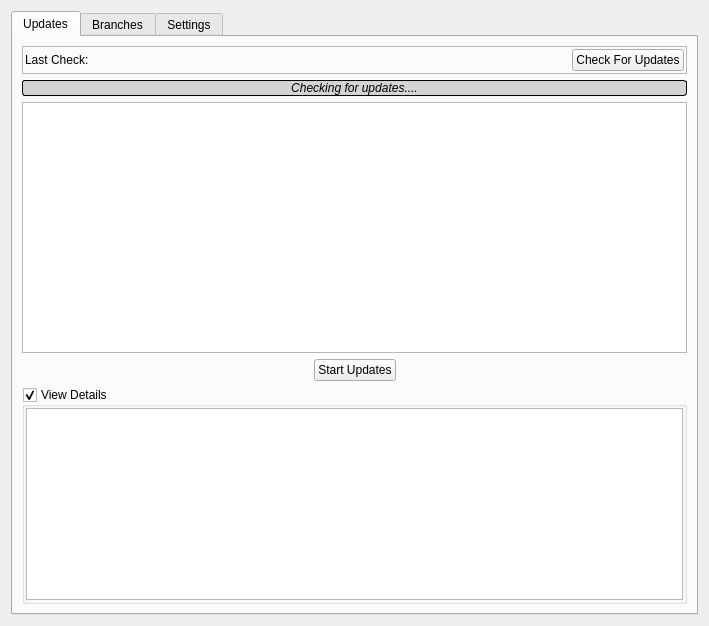
<?xml version="1.0" encoding="UTF-8"?>
<ui version="4.0">
 <class>updates_ui</class>
 <widget class="QWidget" name="updates_ui">
  <property name="geometry">
   <rect>
    <x>0</x>
    <y>0</y>
    <width>709</width>
    <height>626</height>
   </rect>
  </property>
  <property name="windowTitle">
   <string>Form</string>
  </property>
  <layout class="QVBoxLayout" name="verticalLayout">
   <item>
    <widget class="QTabWidget" name="tabWidget">
     <property name="tabPosition">
      <enum>QTabWidget::North</enum>
     </property>
     <property name="currentIndex">
      <number>0</number>
     </property>
     <widget class="QWidget" name="tab">
      <attribute name="icon">
       <iconset resource="../../icons/icons.qrc">
        <normaloff>:/icons/black/download.svg</normaloff>:/icons/black/download.svg</iconset>
      </attribute>
      <attribute name="title">
       <string>Updates</string>
      </attribute>
      <layout class="QGridLayout" name="gridLayout">
       <item row="2" column="0">
        <widget class="QStackedWidget" name="stacked_updates">
         <property name="currentIndex">
          <number>0</number>
         </property>
         <widget class="QWidget" name="page_updates">
          <layout class="QVBoxLayout" name="verticalLayout_3">
           <property name="leftMargin">
            <number>0</number>
           </property>
           <property name="topMargin">
            <number>0</number>
           </property>
           <property name="rightMargin">
            <number>0</number>
           </property>
           <property name="bottomMargin">
            <number>0</number>
           </property>
           <item>
            <widget class="QTreeWidget" name="tree_updates">
             <property name="animated">
              <bool>true</bool>
             </property>
             <property name="headerHidden">
              <bool>true</bool>
             </property>
             <column>
              <property name="text">
               <string notr="true">1</string>
              </property>
             </column>
            </widget>
           </item>
           <item>
            <layout class="QHBoxLayout" name="horizontalLayout">
             <item>
              <spacer name="horizontalSpacer_2">
               <property name="orientation">
                <enum>Qt::Horizontal</enum>
               </property>
               <property name="sizeHint" stdset="0">
                <size>
                 <width>40</width>
                 <height>20</height>
                </size>
               </property>
              </spacer>
             </item>
             <item>
              <widget class="QPushButton" name="push_start_updates">
               <property name="text">
                <string>Start Updates</string>
               </property>
               <property name="icon">
                <iconset resource="../../icons/icons.qrc">
                 <normaloff>:/icons/black/triangle-right-circled-border.svg</normaloff>:/icons/black/triangle-right-circled-border.svg</iconset>
               </property>
              </widget>
             </item>
             <item>
              <spacer name="horizontalSpacer_3">
               <property name="orientation">
                <enum>Qt::Horizontal</enum>
               </property>
               <property name="sizeHint" stdset="0">
                <size>
                 <width>40</width>
                 <height>20</height>
                </size>
               </property>
              </spacer>
             </item>
            </layout>
           </item>
           <item>
            <widget class="QGroupBox" name="group_up_details">
             <property name="sizePolicy">
              <sizepolicy hsizetype="Preferred" vsizetype="Preferred">
               <horstretch>0</horstretch>
               <verstretch>0</verstretch>
              </sizepolicy>
             </property>
             <property name="title">
              <string>View Details</string>
             </property>
             <property name="checkable">
              <bool>true</bool>
             </property>
             <layout class="QVBoxLayout" name="verticalLayout_2">
              <property name="leftMargin">
               <number>1</number>
              </property>
              <property name="topMargin">
               <number>1</number>
              </property>
              <property name="rightMargin">
               <number>1</number>
              </property>
              <property name="bottomMargin">
               <number>1</number>
              </property>
              <item>
               <widget class="QTextEdit" name="text_details">
                <property name="sizePolicy">
                 <sizepolicy hsizetype="Expanding" vsizetype="Preferred">
                  <horstretch>0</horstretch>
                  <verstretch>0</verstretch>
                 </sizepolicy>
                </property>
                <property name="readOnly">
                 <bool>true</bool>
                </property>
               </widget>
              </item>
             </layout>
            </widget>
           </item>
          </layout>
         </widget>
         <widget class="QWidget" name="page_stat">
          <layout class="QVBoxLayout" name="page_stat_layout">
           <property name="leftMargin">
            <number>0</number>
           </property>
           <property name="topMargin">
            <number>0</number>
           </property>
           <property name="rightMargin">
            <number>0</number>
           </property>
           <property name="bottomMargin">
            <number>0</number>
           </property>
           <item>
            <widget class="QLabel" name="label_uptodate">
             <property name="styleSheet">
              <string notr="true">border: 1px solid darkgrey; border-radius: 3px; background: lightblue;</string>
             </property>
             <property name="text">
              <string>System is up to date!!</string>
             </property>
             <property name="alignment">
              <set>Qt::AlignCenter</set>
             </property>
            </widget>
           </item>
           <item>
            <widget class="QLabel" name="label_rebootrequired">
             <property name="styleSheet">
              <string notr="true">border: 1px solid darkgrey; border-radius: 3px; background: lightyellow;</string>
             </property>
             <property name="text">
              <string>Reboot Required to Finish Updates</string>
             </property>
             <property name="alignment">
              <set>Qt::AlignCenter</set>
             </property>
            </widget>
           </item>
           <item>
            <spacer name="verticalSpacer_2">
             <property name="orientation">
              <enum>Qt::Vertical</enum>
             </property>
             <property name="sizeHint" stdset="0">
              <size>
               <width>20</width>
               <height>0</height>
              </size>
             </property>
            </spacer>
           </item>
          </layout>
         </widget>
         <widget class="QWidget" name="page_uprunning">
          <layout class="QVBoxLayout" name="verticalLayout_4">
           <property name="leftMargin">
            <number>0</number>
           </property>
           <property name="topMargin">
            <number>0</number>
           </property>
           <property name="rightMargin">
            <number>0</number>
           </property>
           <property name="bottomMargin">
            <number>0</number>
           </property>
           <item>
            <widget class="QGroupBox" name="group_up_log">
             <property name="sizePolicy">
              <sizepolicy hsizetype="Preferred" vsizetype="Expanding">
               <horstretch>0</horstretch>
               <verstretch>0</verstretch>
              </sizepolicy>
             </property>
             <property name="title">
              <string>System Performing Updates:</string>
             </property>
             <layout class="QVBoxLayout" name="verticalLayout_5">
              <property name="leftMargin">
               <number>1</number>
              </property>
              <property name="topMargin">
               <number>1</number>
              </property>
              <property name="rightMargin">
               <number>1</number>
              </property>
              <property name="bottomMargin">
               <number>1</number>
              </property>
              <item>
               <widget class="QTextEdit" name="text_up_log">
                <property name="readOnly">
                 <bool>true</bool>
                </property>
               </widget>
              </item>
              <item>
               <layout class="QHBoxLayout" name="horizontalLayout_5">
                <item>
                 <spacer name="horizontalSpacer_6">
                  <property name="orientation">
                   <enum>Qt::Horizontal</enum>
                  </property>
                  <property name="sizeHint" stdset="0">
                   <size>
                    <width>40</width>
                    <height>20</height>
                   </size>
                  </property>
                 </spacer>
                </item>
                <item>
                 <widget class="QPushButton" name="push_stop_updates">
                  <property name="text">
                   <string>Stop Updates</string>
                  </property>
                  <property name="icon">
                   <iconset resource="../../icons/icons.qrc">
                    <normaloff>:/icons/black/stop-circled.svg</normaloff>:/icons/black/stop-circled.svg</iconset>
                  </property>
                 </widget>
                </item>
                <item>
                 <spacer name="horizontalSpacer_7">
                  <property name="orientation">
                   <enum>Qt::Horizontal</enum>
                  </property>
                  <property name="sizeHint" stdset="0">
                   <size>
                    <width>40</width>
                    <height>20</height>
                   </size>
                  </property>
                 </spacer>
                </item>
               </layout>
              </item>
             </layout>
            </widget>
           </item>
          </layout>
         </widget>
        </widget>
       </item>
       <item row="0" column="0">
        <widget class="QFrame" name="frame_lastcheck">
         <property name="frameShape">
          <enum>QFrame::StyledPanel</enum>
         </property>
         <property name="frameShadow">
          <enum>QFrame::Raised</enum>
         </property>
         <layout class="QHBoxLayout" name="horizontalLayout_6">
          <property name="leftMargin">
           <number>2</number>
          </property>
          <property name="topMargin">
           <number>2</number>
          </property>
          <property name="rightMargin">
           <number>2</number>
          </property>
          <property name="bottomMargin">
           <number>2</number>
          </property>
          <item>
           <widget class="QLabel" name="label_lastcheck">
            <property name="sizePolicy">
             <sizepolicy hsizetype="Expanding" vsizetype="Preferred">
              <horstretch>0</horstretch>
              <verstretch>0</verstretch>
             </sizepolicy>
            </property>
            <property name="text">
             <string notr="true">Last Check:</string>
            </property>
           </widget>
          </item>
          <item>
           <widget class="QPushButton" name="push_check_updates">
            <property name="text">
             <string>Check For Updates</string>
            </property>
            <property name="icon">
             <iconset resource="../../icons/icons.qrc">
              <normaloff>:/icons/black/sync.svg</normaloff>:/icons/black/sync.svg</iconset>
            </property>
           </widget>
          </item>
         </layout>
        </widget>
       </item>
       <item row="1" column="0">
        <widget class="QLabel" name="label_checking">
         <property name="font">
          <font>
           <italic>true</italic>
          </font>
         </property>
         <property name="styleSheet">
          <string notr="true">QLabel{ background: lightgray; border: 1px solid black; border-radius: 3px; color: black; }</string>
         </property>
         <property name="text">
          <string>Checking for updates....</string>
         </property>
         <property name="alignment">
          <set>Qt::AlignCenter</set>
         </property>
        </widget>
       </item>
      </layout>
     </widget>
     <widget class="QWidget" name="tab_2">
      <attribute name="icon">
       <iconset resource="../../icons/icons.qrc">
        <normaloff>:/icons/black/repeat.svg</normaloff>:/icons/black/repeat.svg</iconset>
      </attribute>
      <attribute name="title">
       <string>Branches</string>
      </attribute>
      <layout class="QGridLayout" name="gridLayout_2">
       <item row="2" column="0">
        <widget class="QPushButton" name="push_chbranch">
         <property name="text">
          <string>Change Branch</string>
         </property>
        </widget>
       </item>
       <item row="2" column="1">
        <spacer name="horizontalSpacer">
         <property name="orientation">
          <enum>Qt::Horizontal</enum>
         </property>
         <property name="sizeHint" stdset="0">
          <size>
           <width>40</width>
           <height>20</height>
          </size>
         </property>
        </spacer>
       </item>
       <item row="0" column="0" rowspan="2" colspan="2">
        <widget class="QListWidget" name="list_branches"/>
       </item>
      </layout>
     </widget>
     <widget class="QWidget" name="tab_3">
      <attribute name="icon">
       <iconset resource="../../icons/icons.qrc">
        <normaloff>:/icons/black/disk2.svg</normaloff>:/icons/black/disk2.svg</iconset>
      </attribute>
      <attribute name="title">
       <string>Settings</string>
      </attribute>
      <layout class="QVBoxLayout" name="verticalLayout_6">
       <item>
        <layout class="QHBoxLayout" name="horizontalLayout_3">
         <item>
          <widget class="QLabel" name="label">
           <property name="text">
            <string>Max Boot Environments</string>
           </property>
          </widget>
         </item>
         <item>
          <widget class="QSpinBox" name="spin_maxbe">
           <property name="minimum">
            <number>1</number>
           </property>
           <property name="maximum">
            <number>100</number>
           </property>
          </widget>
         </item>
        </layout>
       </item>
       <item>
        <widget class="QCheckBox" name="check_settings_autoup">
         <property name="text">
          <string>Automatically perform updates</string>
         </property>
        </widget>
       </item>
       <item>
        <layout class="QHBoxLayout" name="horizontalLayout_7">
         <item>
          <widget class="QCheckBox" name="check_auto_reboot">
           <property name="text">
            <string>Automatically reboot to finish updates</string>
           </property>
          </widget>
         </item>
         <item>
          <widget class="QTimeEdit" name="time_auto_reboot">
           <property name="specialValueText">
            <string/>
           </property>
           <property name="currentSection">
            <enum>QDateTimeEdit::NoSection</enum>
           </property>
           <property name="displayFormat">
            <string>@ h AP</string>
           </property>
          </widget>
         </item>
        </layout>
       </item>
       <item>
        <widget class="QRadioButton" name="radio_repo_stable">
         <property name="text">
          <string>STABLE Repository</string>
         </property>
         <property name="checked">
          <bool>true</bool>
         </property>
        </widget>
       </item>
       <item>
        <widget class="QRadioButton" name="radio_repo_unstable">
         <property name="text">
          <string>UNSTABLE Repository (staging repository for testing the next STABLE updates)</string>
         </property>
        </widget>
       </item>
       <item>
        <widget class="QRadioButton" name="radio_repo_custom">
         <property name="text">
          <string>CUSTOM</string>
         </property>
        </widget>
       </item>
       <item>
        <widget class="QGroupBox" name="group_settings_customrepo">
         <property name="title">
          <string>Custom Package Repository</string>
         </property>
         <property name="checkable">
          <bool>false</bool>
         </property>
         <property name="checked">
          <bool>false</bool>
         </property>
         <layout class="QHBoxLayout" name="horizontalLayout_2">
          <item>
           <widget class="QLabel" name="label_3">
            <property name="text">
             <string>URL</string>
            </property>
           </widget>
          </item>
          <item>
           <widget class="QLineEdit" name="line_settings_url"/>
          </item>
         </layout>
        </widget>
       </item>
       <item>
        <spacer name="verticalSpacer">
         <property name="orientation">
          <enum>Qt::Vertical</enum>
         </property>
         <property name="sizeHint" stdset="0">
          <size>
           <width>20</width>
           <height>40</height>
          </size>
         </property>
        </spacer>
       </item>
       <item>
        <layout class="QHBoxLayout" name="horizontalLayout_4">
         <item>
          <spacer name="horizontalSpacer_4">
           <property name="orientation">
            <enum>Qt::Horizontal</enum>
           </property>
           <property name="sizeHint" stdset="0">
            <size>
             <width>40</width>
             <height>20</height>
            </size>
           </property>
          </spacer>
         </item>
         <item>
          <widget class="QPushButton" name="push_settings_save">
           <property name="text">
            <string>Save Settings</string>
           </property>
           <property name="icon">
            <iconset resource="../../icons/icons.qrc">
             <normaloff>:/icons/black/download.svg</normaloff>:/icons/black/download.svg</iconset>
           </property>
          </widget>
         </item>
         <item>
          <spacer name="horizontalSpacer_5">
           <property name="orientation">
            <enum>Qt::Horizontal</enum>
           </property>
           <property name="sizeHint" stdset="0">
            <size>
             <width>40</width>
             <height>20</height>
            </size>
           </property>
          </spacer>
         </item>
        </layout>
       </item>
      </layout>
     </widget>
    </widget>
   </item>
  </layout>
 </widget>
 <resources>
  <include location="../../icons/icons.qrc"/>
 </resources>
 <connections/>
</ui>
